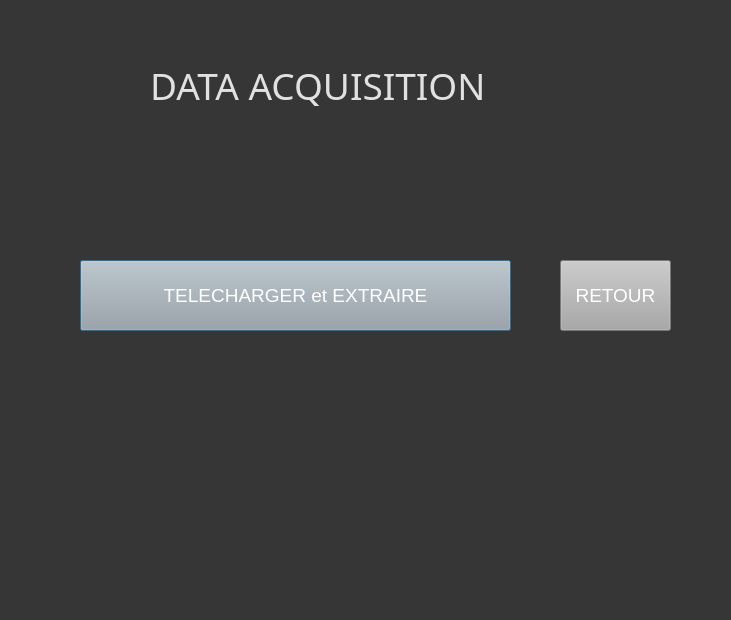
<?xml version="1.0" encoding="UTF-8"?>
<ui version="4.0">
 <class>Dialog</class>
 <widget class="QDialog" name="Dialog">
  <property name="geometry">
   <rect>
    <x>0</x>
    <y>0</y>
    <width>731</width>
    <height>620</height>
   </rect>
  </property>
  <property name="windowTitle">
   <string>Dialog</string>
  </property>
  <property name="styleSheet">
   <string notr="true">background-color: rgb(54, 54, 54);</string>
  </property>
  <widget class="QLabel" name="label">
   <property name="geometry">
    <rect>
     <x>150</x>
     <y>50</y>
     <width>471</width>
     <height>71</height>
    </rect>
   </property>
   <property name="font">
    <font>
     <family>MV Boli</family>
     <pointsize>28</pointsize>
    </font>
   </property>
   <property name="styleSheet">
    <string notr="true">color:rgb(225, 225, 225); font-size:28pt;</string>
   </property>
   <property name="text">
    <string>DATA ACQUISITION</string>
   </property>
  </widget>
  <widget class="QPushButton" name="telecharger">
   <property name="geometry">
    <rect>
     <x>80</x>
     <y>260</y>
     <width>431</width>
     <height>71</height>
    </rect>
   </property>
   <property name="styleSheet">
    <string notr="true">background-color: rgb(167, 168, 167); font-size:14pt; color:rgb(255, 255, 255)</string>
   </property>
   <property name="text">
    <string>TELECHARGER et EXTRAIRE</string>
   </property>
  </widget>
  <widget class="QPushButton" name="retour">
   <property name="geometry">
    <rect>
     <x>560</x>
     <y>260</y>
     <width>111</width>
     <height>71</height>
    </rect>
   </property>
   <property name="styleSheet">
    <string notr="true">background-color: rgb(167, 168, 167); font-size:14pt; color:rgb(255, 255, 255)</string>
   </property>
   <property name="text">
    <string>RETOUR</string>
   </property>
  </widget>
 </widget>
 <resources/>
 <connections/>
</ui>
